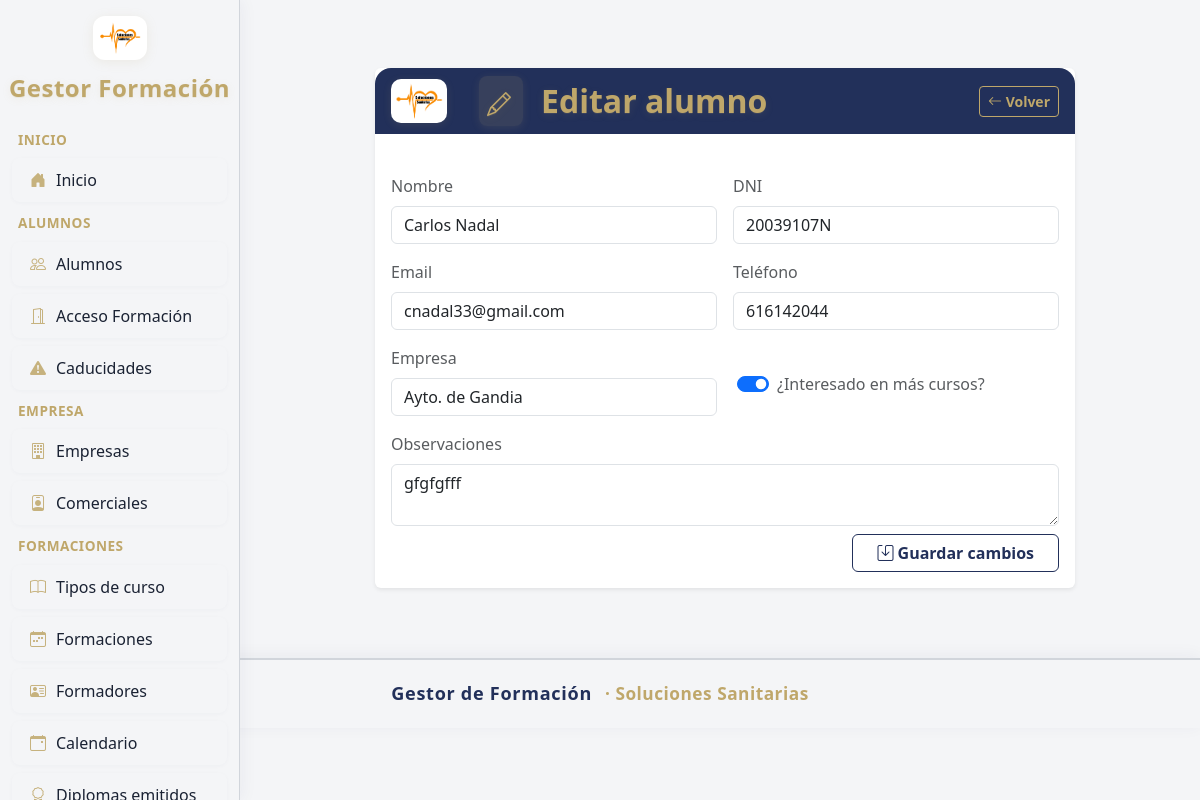
/alumnos/editar/1, run on the app's committed database.
### mi_plataforma_formacion_app/models/alumno.py (models this page shows)
class Alumno(db.Model):
    __tablename__ = 'alumno'
    id = db.Column(db.Integer, primary_key=True)
    nombre = db.Column(db.String(150), nullable=False)
    dni = db.Column(db.String(15), unique=True, nullable=False)
    email = db.Column(db.String(120), unique=True, nullable=False)
    telefono = db.Column(db.String(30))
    interesado_mas_cursos = db.Column(db.Boolean, default=False)
    empresa_id = db.Column(db.Integer, db.ForeignKey('empresa.id'))
    observaciones = db.Column(db.Text)

### mi_plataforma_formacion_app/models/empresa.py (models this page shows)
class Empresa(db.Model):
    __tablename__ = 'empresa'
    id           = db.Column(db.Integer, primary_key=True)
    nombre       = db.Column(db.String(128), unique=True, nullable=False)
    cif          = db.Column(db.String(32), unique=True, nullable=False)
    direccion    = db.Column(db.String(256))
    poblacion    = db.Column(db.String(64))
    provincia    = db.Column(db.String(64))
    contacto     = db.Column(db.String(128))
    telefono     = db.Column(db.String(32))
    comercial_id = db.Column(db.Integer, db.ForeignKey('comercial.id'), nullable=True)
    formaciones  = db.relationship('Formacion', backref='empresa', lazy=True)
    alumnos      = db.relationship('Alumno', backref='empresa', lazy=True)

### mi_plataforma_formacion_app/blueprints/alumnos/routes.py (the view, shortened to what this page needs)
@alumnos_bp.route('/editar/<int:id>', methods=['GET', 'POST'])
def editar_alumno(id):
    alumno = Alumno.query.get_or_404(id)
    form = AlumnoForm(obj=alumno)
    empresas = Empresa.query.all()
    form.empresa_id.choices = [(0, 'Sin empresa')] + [(e.id, e.nombre) for e in empresas]
    return render_template('alumnos/editar_alumno.html', form=form, alumno=alumno)

### mi_plataforma_formacion_app/blueprints/alumnos/forms.py
class AlumnoForm(FlaskForm):
    nombre = StringField('Nombre completo', validators=[DataRequired()])
    dni = StringField('DNI', validators=[DataRequired()])
    email = StringField('Email', validators=[DataRequired(), Email()])
    telefono = StringField('Teléfono', validators=[Optional()])
    empresa_id = SelectField('Empresa', coerce=int, validators=[Optional()])
    interesado_mas_cursos = BooleanField('¿Interesado en más cursos?')
    submit = SubmitField('Guardar')
    observaciones = TextAreaField("Observaciones")

### mi_plataforma_formacion_app/blueprints/alumnos/routes.py (called while the page is built)
@alumnos_bp.app_context_processor
def inject_buscar_diploma_pdf():
    return dict(buscar_diploma_pdf=buscar_diploma_pdf)

### mi_plataforma_formacion_app/templates/alumnos/editar_alumno.html (shortened to what this page needs)
{% extends "base.html" %}
{% block content %}
<div class="card shadow-sm border-0" style="max-width:700px;margin:auto;">
    <div class="card-header d-flex align-items-center gap-3" style="background: var(--color-sidebar-active); color: var(--color-sidebar-title); border-top-left-radius: 1rem; border-top-right-radius: 1rem; border-bottom: none;">
      <img src="{{ url_for('static', filename='logo.png') }}" alt="Logo" style="max-height:44px; margin-right:16px; background:#fff; border-radius:10px; box-shadow:0 2px 8px #bfa76a22; padding:4px;">
      <h2 class="mb-0 fw-bold" style="color:var(--color-sidebar-title); text-shadow:0 2px 8px #bfa76a22,0 1px 0 #bfa76a22; display:flex; align-items:center; gap:10px;">
        <span class="d-inline-block" style="background:rgba(191,167,106,0.13); border-radius:8px; padding:6px 12px 6px 8px; margin-right:8px; box-shadow:0 2px 8px #bfa76a22;">
          <i class="bi bi-pencil" style="font-size:1.5rem; vertical-align:middle;"></i>
        </span>
        Editar alumno
      </h2>
      <a href="{{ url_for('alumnos_bp.ficha_alumno', alumno_id=alumno.id) }}" class="btn btn-outline-secondary fw-semibold btn-sm ms-auto" style="border-color:var(--color-btn-gold);color:var(--color-btn-gold);">
        <i class="bi bi-arrow-left"></i> Volver
      </a>
    </div>
    <div class="card-body">
    <form method="POST" class="row g-3 mt-2">
      <div class="col-md-6">
        <label for="nombre" class="form-label text-muted">Nombre</label>
        {{ form.nombre(class="form-control", placeholder="Nombre completo") }}
      </div>
      <div class="col-md-6">
        <label for="dni" class="form-label text-muted">DNI</label>
        {{ form.dni(class="form-control", placeholder="DNI") }}
      </div>
      <div class="col-md-6">
        <label for="email" class="form-label text-muted">Email</label>
        {{ form.email(class="form-control", placeholder="Correo electrónico") }}
      </div>
      <div class="col-md-6">
        <label for="telefono" class="form-label text-muted">Teléfono</label>
        {{ form.telefono(class="form-control", placeholder="Teléfono") }}
      </div>
      <div class="col-md-6">
        <label class="form-label text-muted">Empresa</label>
        <input type="text" id="input-empresa" class="form-control" placeholder="Escribe el nombre de la empresa..." autocomplete="off" value="{{ alumno.empresa.nombre if alumno.empresa else '' }}">
      </div>
      <div class="col-md-6 d-flex align-items-center pt-2">
        <div class="form-check form-switch ms-1">
          {{ form.interesado_mas_cursos(class="form-check-input", id="interesadoSwitch") }}
          <label class="form-check-label text-muted" for="interesadoSwitch">
            ¿Interesado en más cursos?
          </label>
        </div>
      </div>
      <div class="col-12">
        <label for="observaciones" class="form-label text-muted">Observaciones</label>
        {{ form.observaciones(class="form-control", placeholder="Observaciones adicionales", rows="2") }}
      </div>
      <div class="col-12 text-end mt-2">
        <button type="submit" class="btn btn-outline-primary px-4 fw-semibold" style="border-color:var(--color-btn-navy);color:var(--color-btn-navy);">
          <i class="bi bi-save"></i> Guardar cambios
        </button>
      </div>
    </form>
  </div>
</div>
{% endblock %}
{% block scripts %}
<link rel="stylesheet" href="https://code.jquery.com/ui/1.13.2/themes/base/jquery-ui.css">
{% endblock %}

### mi_plataforma_formacion_app/templates/base.html (style rules this page uses)
:root { --color-sidebar-bg: #f4f5f7; --color-sidebar-border: #d1d5db; --color-sidebar-text: #1a2233; --color-sidebar-hover: #e9eaf0; --color-sidebar-active: #22305a; --color-sidebar-active-text: #fff; --color-sidebar-title: #bfa76a; --color-sidebar-icon: #bfa76a; --color-accent-gold: #bfa76a; --color-card-bg: #fff; --color-btn-gold: #bfa76a; --color-btn-navy: #22305a; }
body { font-family: 'Segoe UI', sans-serif; background-color: #f4f5f7; margin: 0; padding: 0; color: var(--color-sidebar-text); }

### data on the page
Alumno: nombre "Carlos Nadal", dni "20039107N", email "cnadal33@gmail.com", telefono "616142044", interesado_mas_cursos "☑", observaciones "gfgfgfff"
Empresa: empresa "Ayto. de Gandia"
